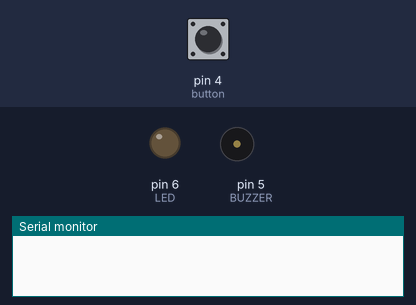
The sketch below on a simulated Arduino Uno, built with avr-gcc and run on an emulated ATmega328P. Parts: output pins drawn as LEDs (lit = HIGH), buzzer (waves = sounding), the last lines printed to the serial monitor. Inputs (shaded band) come from the test bench; at power-on: pin 4 (button) LOW.

Above: at 1.2 s.
1.3 s: pin 4 (button) pulled HIGH for 0.15 s
At 1.37 s:
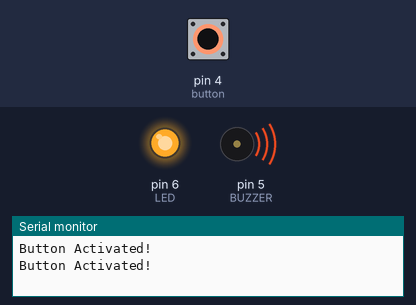
2.9 s: pin 4 (button) pulled HIGH for 3.2 s
At 7.0 s:
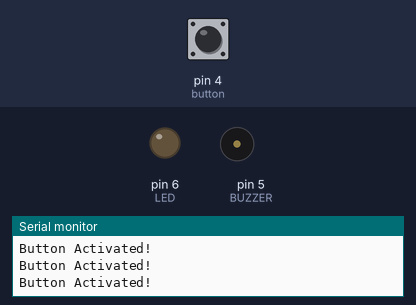
Timing chart, 0 to 8.5 s (numbered marks = the images above; inputs shaded):
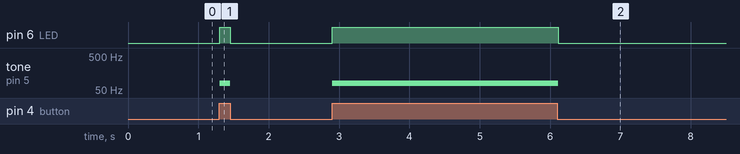

Measured:
- after the input at 1.3 s, pin 6 (LED): LOW → HIGH at once, → LOW 0.15 s later; tone on pin 5 (BUZZER): silent → 80 Hz at once, → silent 0.15 s later
- after the input at 2.9 s, pin 6 (LED): LOW → HIGH at once, → LOW 3.2 s later; tone on pin 5 (BUZZER): silent → 80 Hz at once, → silent 3.2 s later

The sketch:

LedButtonBuzzer_nov06b.ino
```cpp
// Red LED, Button and Buzzer - Arduino Grove Sensor Kit with Arduino Uno R3
// Author: Hamberfim

// define connection to digital pins
#define button 4  // connect to pin D4
#define BUZZER 5  // connect to pin D5
#define LED 6  // connect to pin D6

// instantiate an integer variable to hold the value of the pushbutton status
int button_state = 0;

void setup() {
  // put your setup code here, to run once:
  // set Serial data rate
  Serial.begin(9600);

  // initialize the buzzer pin as OUTPUT
  pinMode(BUZZER, OUTPUT);

  // initialized the pushbutton pin as INPUT
  pinMode(button, INPUT);

  // initialize the LED pin as OUTPUT
  pinMode(LED, OUTPUT);
}

void loop() {
  // put your main code here, to run repeatedly:

  // read the state value of the pushbutton
  button_state = digitalRead(button);

  // logic - check the value
  if(button_state == HIGH) {
      Serial.println("Button Activated!");  // send output to serial console
      tone(BUZZER, 80);  // to the voltage to somewhat high to make a sound
      digitalWrite(LED, HIGH);  // set output to high(on)
      delay(50);
    } else {
      noTone(BUZZER);  // set the voltage low to turn off sound
      digitalWrite(LED, LOW);  // set output to low(off)
      delay(50);
    }
}
```
